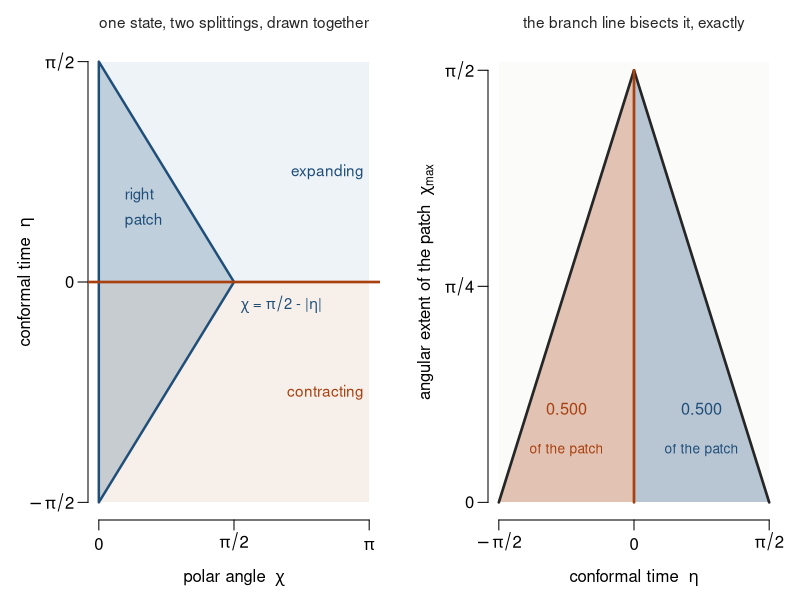
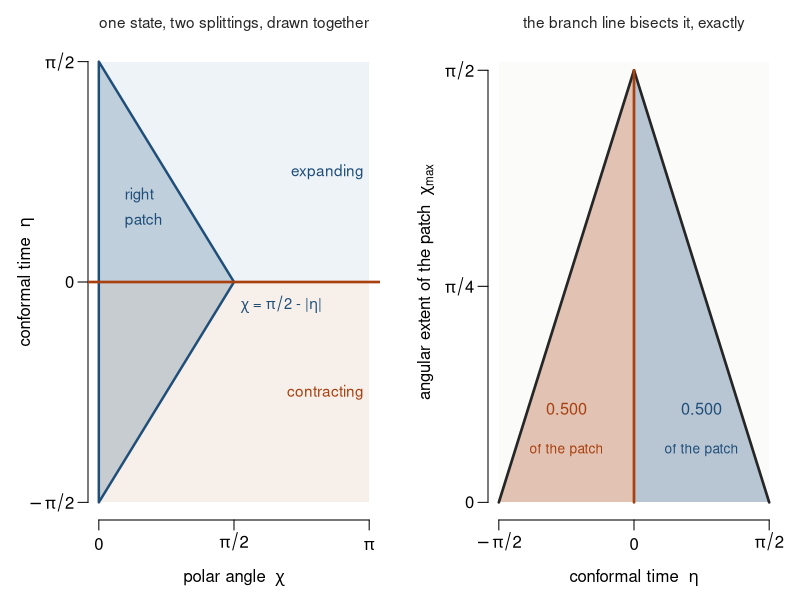

These charts were generated, in order, by the following R code:
# The two splittings of one state, and why they cross.
#
# Section 2 needs the two sheets to be two, and the tempting route is to read the no-boundary
# wavefunction's expanding and contracting WKB branches as the fold's two sheets, since one
# involution alpha exchanges the members of both pairs.  The route does not close, and the reason
# is a partition mismatch that a picture settles faster than a paragraph.
#
# Closed de Sitter in conformal coordinates: ds^2 = (H cos eta)^-2 (-d eta^2 + d Omega_3^2), with
# eta in (-pi/2, pi/2) and chi the polar angle from the observer's worldline.  Then
#
#   the PATCH splitting is by causal position:  the right static patch is chi <= pi/2 - |eta|,
#   the BRANCH splitting is by global time:     the expanding branch is eta > 0,
#
# and the patch diamond is bisected by the branch line.  Every one of the four cells is non-empty,
# so an operator localised in the patch has support on both branches and no element of the patch
# algebra determines the branch label.  The splittings cross; they do not coincide.
#
# The equality of the two halves is exact and not numerical luck: the patch condition
# chi <= pi/2 - |eta| and the conformal metric are both even in eta, so the reflection eta -> -eta
# is a measure-preserving bijection between the halves.  The integral below is a check of the
# arithmetic, not the source of the claim.

half_measure <- function(lo, hi, n = 200001) {
  # conformal 4-volume element on the Einstein cylinder: 4 pi sin^2(chi) d chi d eta
  eta <- seq(lo, hi, length.out = n)
  chimax <- pmax(pi / 2 - abs(eta), 0)
  inner <- 4 * pi * (chimax / 2 - sin(2 * chimax) / 4)   # int_0^chimax sin^2 chi d chi
  w <- c(1, rep(c(4, 2), length.out = n - 2), 1) * ((hi - lo) / (n - 1)) / 3
  sum(w * inner)
}

expanding  <- half_measure(0, pi / 2)
contracting <- half_measure(-pi / 2, 0)
whole      <- half_measure(-pi / 2, pi / 2)

cat("=== the patch straddles both branches in equal measure ===\n\n")
cat(sprintf("  conformal 4-volume, patch on the expanding branch   = %.10f\n", expanding))
cat(sprintf("  conformal 4-volume, patch on the contracting branch = %.10f\n", contracting))
cat(sprintf("  relative difference                                 = %.3e\n",
            abs(expanding - contracting) / whole))
cat(sprintf("  each half as a fraction of the whole patch          = %.10f\n", expanding / whole))
stopifnot(abs(expanding - contracting) / whole < 1e-12,
          abs(expanding / whole - 0.5) < 1e-12)

# A plant: shift the branch line off the throat and the halves must stop matching, or the
# integrator is not measuring what the panel draws.
off <- half_measure(0.3, pi / 2)
cat(sprintf("\n  planted: put the branch line at eta = 0.3 instead and the larger half takes\n"))
cat(sprintf("  %.4f of the patch, so the check is capable of failing.\n", (whole - off) / whole))
stopifnot(abs((whole - off) / whole - 0.5) > 0.1)

ink <- "grey15"; c1 <- "#1f4e79"; c2 <- "#a8400f"; grey <- "#8a97a4"

draw <- function() {
  par(mfrow = c(1, 2), mar = c(4.0, 4.4, 2.2, 1.0), mgp = c(2.5, 0.7, 0), xpd = FALSE)

  # ---- left: the conformal square, the patch diamond, the branch line ----
  plot(NA, xlim = c(0, pi), ylim = c(-pi / 2, pi / 2), axes = FALSE,
       xlab = expression(paste("polar angle  ", chi)),
       ylab = expression(paste("conformal time  ", eta)))
  rect(0, -pi / 2, pi, pi / 2, col = "#fbfbfa", border = NA)
  axis(1, at = c(0, pi / 2, pi), labels = c("0", expression(pi / 2), expression(pi)))
  axis(2, at = c(-pi / 2, 0, pi / 2),
       labels = c(expression(-pi / 2), "0", expression(pi / 2)), las = 1)

  # the two branch regions, shaded by global time
  rect(0, 0, pi, pi / 2, col = "#eef3f8", border = NA)
  rect(0, -pi / 2, pi, 0, col = "#f7efe9", border = NA)

  # right static patch: chi <= pi/2 - |eta|
  ee <- seq(-pi / 2, pi / 2, length.out = 400)
  polygon(c(rep(0, length(ee)), rev(pi / 2 - abs(ee))), c(ee, rev(ee)),
          col = adjustcolor(c1, 0.22), border = c1, lwd = 2.4)

  abline(h = 0, col = c2, lwd = 2.6)
  text(pi - 0.06, pi / 4, "expanding", col = c1, cex = 0.92, adj = 1)
  text(pi - 0.06, -pi / 4, "contracting", col = c2, cex = 0.92, adj = 1)
  text(0.30, 0.62, "right", col = c1, cex = 0.92, adj = 0)
  text(0.30, 0.44, "patch", col = c1, cex = 0.92, adj = 0)
  text(pi / 2 + 0.08, -0.16, expression(paste(chi, " = ", pi / 2, " - |", eta, "|")),
       col = c1, cex = 0.88, adj = 0)
  mtext("one state, two splittings, drawn together", side = 3, line = 0.6, cex = 0.92, col = ink)

  # ---- right: the patch's extent against global time, and the equal halves ----
  plot(NA, xlim = c(-pi / 2, pi / 2), ylim = c(0, 1.02 * pi / 2), axes = FALSE,
       xlab = expression(paste("conformal time  ", eta)),
       ylab = expression(paste("angular extent of the patch  ", chi[max])))
  rect(-pi / 2, 0, pi / 2, 1.02 * pi / 2, col = "#fbfbfa", border = NA)
  axis(1, at = c(-pi / 2, 0, pi / 2),
       labels = c(expression(-pi / 2), "0", expression(pi / 2)))
  axis(2, at = c(0, pi / 4, pi / 2),
       labels = c("0", expression(pi / 4), expression(pi / 2)), las = 1)

  ep <- seq(0, pi / 2, length.out = 300)
  en <- seq(-pi / 2, 0, length.out = 300)
  polygon(c(ep, rev(ep)), c(pi / 2 - abs(ep), rep(0, length(ep))),
          col = adjustcolor(c1, 0.30), border = NA)
  polygon(c(en, rev(en)), c(pi / 2 - abs(en), rep(0, length(en))),
          col = adjustcolor(c2, 0.30), border = NA)
  lines(c(en, ep), pi / 2 - abs(c(en, ep)), col = ink, lwd = 2.6)
  segments(0, 0, 0, pi / 2, col = c2, lwd = 2.6)

  text(-pi / 4, 0.34, sprintf("%.3f", contracting / whole), col = c2, cex = 0.98)
  text(-pi / 4, 0.19, "of the patch", col = c2, cex = 0.82)
  text(pi / 4, 0.34, sprintf("%.3f", expanding / whole), col = c1, cex = 0.98)
  text(pi / 4, 0.19, "of the patch", col = c1, cex = 0.82)
  mtext("the branch line bisects it, exactly", side = 3, line = 0.6, cex = 0.92, col = ink)
}

for (dev in c("pdf", "png")) {
  out <- sprintf("papers/2_over_the_horizon/fig_companion_splittings.%s", dev)
  if (dev == "pdf") pdf(out, width = 9.6, height = 4.3, pointsize = 12)
  else png(out, width = 9.6, height = 4.3, units = "in", res = 150, pointsize = 12)
  draw(); dev.off(); cat(sprintf("  wrote %s\n", out))
}
